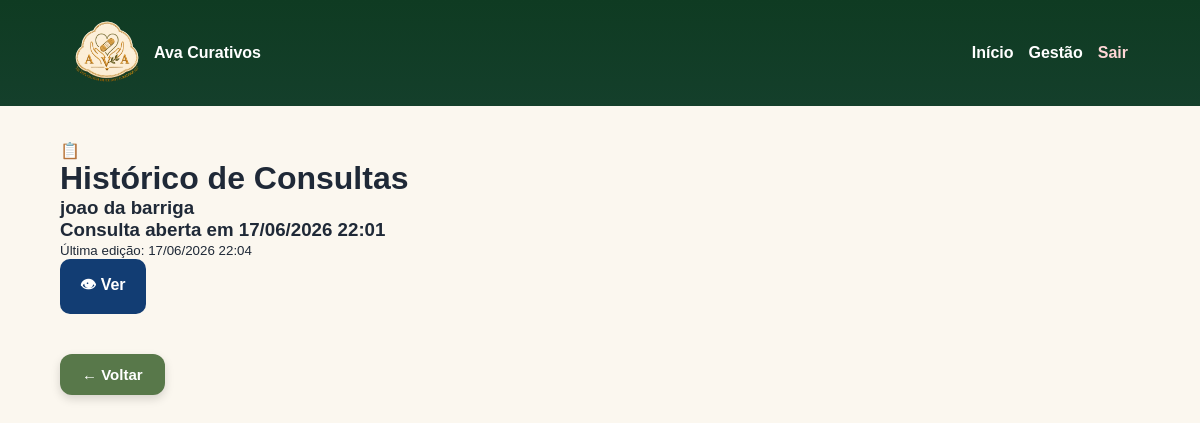
The app's page /paciente/13/historico/ (signed in), older data.
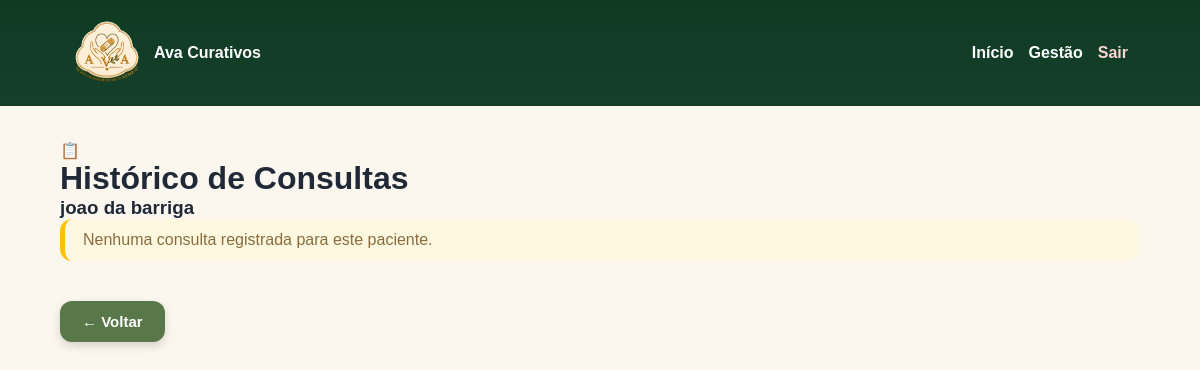
The same page, newer data.
### consultas/models.py (models this page shows, shortened)
class Consulta(models.Model):
    paciente = models.ForeignKey(
        Paciente,
        on_delete=models.CASCADE,
        related_name="prescricoes",
        null=True,
        blank=True
    )
    diagnostico_clinico = models.TextField(
        blank=True,
        null=True,
        verbose_name="Diagnóstico Clínico"
    )
    anamnese = models.TextField(
        blank=True,
        null=True
    )
    conduta = models.TextField(
        blank=True,
        null=True
    )
    diabetes = models.BooleanField(
        default=False
    )
    hipertensao = models.BooleanField(
        default=False,
        verbose_name="Hipertenso"
    )
    doenca_cronica = models.BooleanField(
        default=False,
        verbose_name="Doença crônica"
    )
    descricao = models.TextField(
        blank=True,
        null=True,
        verbose_name="Observação / Evolução"
    )
    criada_em = models.DateTimeField(
        auto_now_add=True
    )
    atualizada_em = models.DateTimeField(
        auto_now=True
    )

### consultas/views.py (the view)
# urls.py: path("paciente/<int:id>/historico/", historico_consultas, name="historico_consultas"),
@login_required
def historico_consultas(request, id):
    paciente = get_object_or_404(
        Paciente,
        id=id
    )
    consultas = (
        Consulta.objects
        .filter(paciente=paciente)
        .order_by("-criada_em")
    )
    hoje = timezone.localtime().date()
    for consulta in consultas:
        data_consulta = timezone.localtime(
            consulta.criada_em
        ).date()
        consulta.pode_editar = data_consulta == hoje
    return render(
        request,
        "consultas/historico.html",
        {
            "paciente": paciente,
            "consultas": consultas,
        }
    )

### templates/consultas/historico.html (shortened to what this page needs)
{% extends 'base.html' %}
{% block content %}
<div class="form-card profissional">
    <div class="form-title">
        <span class="icone">📋</span>
        <h1>Histórico de Consultas</h1>
    </div>
    <h3>{{ paciente.nome }}</h3>
    {% for consulta in consultas %}
        <div class="consulta-card">
            <h3>
                Consulta aberta em {{ consulta.criada_em|date:"d/m/Y H:i" }}
            </h3>
            {% if consulta.atualizada_em != consulta.criada_em %}
                <small>
                    Última edição: {{ consulta.atualizada_em|date:"d/m/Y H:i" }}
                </small>
            {% endif %}
            <div class="acoes-consulta">
                <a
                    href="{% url 'detalhe_consulta' consulta.id %}"
                    class="btn btn-ver"
                >
                    👁 Ver
                </a>
            </div>
        </div>
    {% empty %}
        <div class="sem-consultas">
            Nenhuma consulta registrada para este paciente.
        </div>
    {% endfor %}
</div>
{% endblock %}

Row changes from the older to the newer data that the page shows:
removed Consulta: criada_em "17/06/2026 22:01", atualizada_em "17/06/2026 22:04"
Text that changed along with them:
text now shown: "Nenhuma consulta registrada para este paciente."
